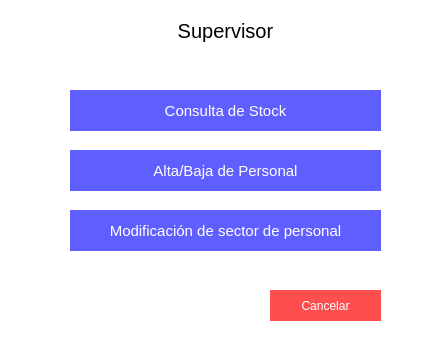
<?xml version="1.0" encoding="UTF-8"?>
<ui version="4.0">
 <class>Form</class>
 <widget class="QWidget" name="Form">
  <property name="geometry">
   <rect>
    <x>0</x>
    <y>0</y>
    <width>448</width>
    <height>350</height>
   </rect>
  </property>
  <property name="windowTitle">
   <string>Form</string>
  </property>
  <property name="styleSheet">
   <string notr="true">background-color:white;</string>
  </property>
  <widget class="QPushButton" name="su_btn_cancelar">
   <property name="geometry">
    <rect>
     <x>270</x>
     <y>290</y>
     <width>111</width>
     <height>31</height>
    </rect>
   </property>
   <property name="styleSheet">
    <string notr="true">color:white;
background-color:#ff4e4e;
border:none;</string>
   </property>
   <property name="text">
    <string>Cancelar</string>
   </property>
  </widget>
  <widget class="QPushButton" name="su_btn_2">
   <property name="geometry">
    <rect>
     <x>70</x>
     <y>150</y>
     <width>311</width>
     <height>41</height>
    </rect>
   </property>
   <property name="styleSheet">
    <string notr="true">background-color:#5f5fff;
color:white;
border:none;
font-size:15px;</string>
   </property>
   <property name="text">
    <string>Alta/Baja de Personal</string>
   </property>
   <property name="iconSize">
    <size>
     <width>16</width>
     <height>20</height>
    </size>
   </property>
   <property name="flat">
    <bool>false</bool>
   </property>
  </widget>
  <widget class="QLabel" name="label">
   <property name="geometry">
    <rect>
     <x>110</x>
     <y>10</y>
     <width>231</width>
     <height>41</height>
    </rect>
   </property>
   <property name="styleSheet">
    <string notr="true">font-size:20px;
</string>
   </property>
   <property name="text">
    <string>Supervisor</string>
   </property>
   <property name="alignment">
    <set>Qt::AlignCenter</set>
   </property>
  </widget>
  <widget class="QPushButton" name="su_btn_1">
   <property name="geometry">
    <rect>
     <x>70</x>
     <y>90</y>
     <width>311</width>
     <height>41</height>
    </rect>
   </property>
   <property name="styleSheet">
    <string notr="true">background-color:#5f5fff;
color:white;
border:none;
font-size:15px;</string>
   </property>
   <property name="text">
    <string>Consulta de Stock</string>
   </property>
   <property name="iconSize">
    <size>
     <width>16</width>
     <height>20</height>
    </size>
   </property>
   <property name="flat">
    <bool>false</bool>
   </property>
  </widget>
  <widget class="QPushButton" name="su_btn_3">
   <property name="geometry">
    <rect>
     <x>70</x>
     <y>210</y>
     <width>311</width>
     <height>41</height>
    </rect>
   </property>
   <property name="styleSheet">
    <string notr="true">background-color:#5f5fff;
color:white;
border:none;
font-size:15px;</string>
   </property>
   <property name="text">
    <string>Modificación de sector de personal</string>
   </property>
   <property name="iconSize">
    <size>
     <width>16</width>
     <height>20</height>
    </size>
   </property>
   <property name="flat">
    <bool>false</bool>
   </property>
  </widget>
 </widget>
 <resources/>
 <connections/>
</ui>
